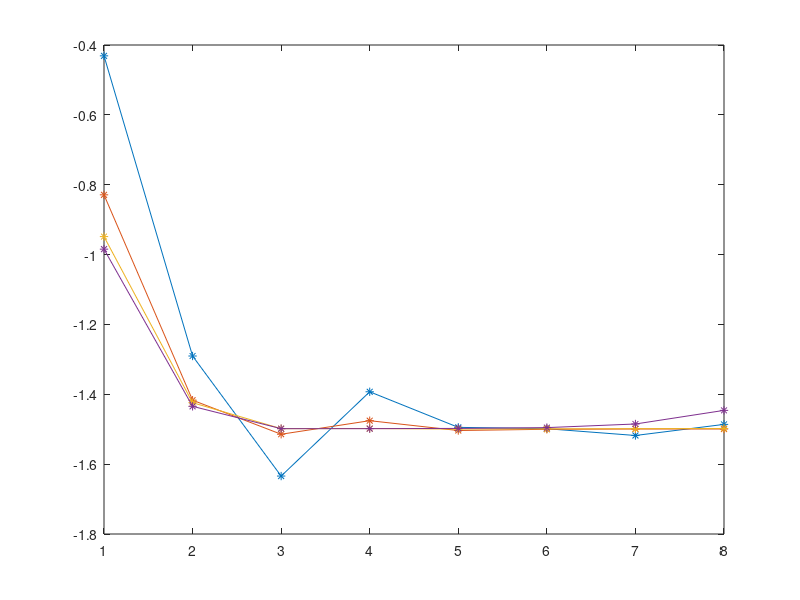

The MATLAB source for this figure:
clear all;

%% l2 [Order][Mesh]

l2 = [...
    8.23579E+01 , 4.53097E+01 , 1.43586E+01 , 3.85513E+00 , 9.84721E-01 ;...
    3.53479E+01 , 5.90825E+00 , 8.28683E-01 , 1.15086E-01 , 1.57533E-02 ;...
    7.98476E+00 , 8.28786E-01 , 1.01553E-01 , 1.27225E-02 , 1.59379E-03 ;...
    1.28325E+00 , 1.86108E-01 , 2.40640E-02 , 3.01638E-03 , 3.77879E-04 ;...
    5.05003E-01 , 6.35937E-02 , 7.90825E-03 , 9.89075E-04 , 1.24033E-04 ;...
    2.02519E-01 , 2.53648E-02 , 3.16984E-03 , 3.96814E-04 , 4.99192E-05 ;...
    9.54376E-02 , 1.16366E-02 , 1.45577E-03 , 1.82343E-04 , 2.32704E-05 ;...
    4.63596E-02 , 5.90708E-03 , 7.38973E-04 , 9.26529E-05 , 1.24808E-05 ;...
     ];


m = [2, 8, 32, 128, 512];
p = [1:8];

O = size(p, 2);
M = size(m, 2);

delta = zeros(O, M - 1);

for i = 1:M-1
    delta(:, i) = ...
        (log10(l2(:, i + 1)) - log10(l2(:, i))) / ...
        (log10(m(i + 1))     - log10(m(i)));
end

delta

plot(p, delta, '-*');
